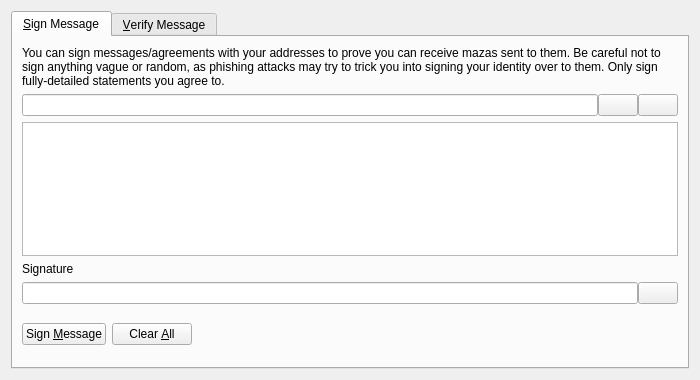
<?xml version="1.0" encoding="UTF-8"?>
<ui version="4.0">
 <class>SignVerifyMessageDialog</class>
 <widget class="QDialog" name="SignVerifyMessageDialog">
  <property name="geometry">
   <rect>
    <x>0</x>
    <y>0</y>
    <width>700</width>
    <height>380</height>
   </rect>
  </property>
  <property name="windowTitle">
   <string>Signatures - Sign / Verify a Message</string>
  </property>
  <property name="modal">
   <bool>true</bool>
  </property>
  <layout class="QVBoxLayout" name="verticalLayout">
   <item>
    <widget class="QTabWidget" name="tabWidget">
     <property name="currentIndex">
      <number>0</number>
     </property>
     <widget class="QWidget" name="tabSignMessage">
      <attribute name="title">
       <string>&amp;Sign Message</string>
      </attribute>
      <layout class="QVBoxLayout" name="verticalLayout_SM">
       <item>
        <widget class="QLabel" name="infoLabel_SM">
         <property name="text">
          <string>You can sign messages/agreements with your addresses to prove you can receive mazas sent to them. Be careful not to sign anything vague or random, as phishing attacks may try to trick you into signing your identity over to them. Only sign fully-detailed statements you agree to.</string>
         </property>
         <property name="textFormat">
          <enum>Qt::PlainText</enum>
         </property>
         <property name="wordWrap">
          <bool>true</bool>
         </property>
        </widget>
       </item>
       <item>
        <layout class="QHBoxLayout" name="horizontalLayout_1_SM">
         <property name="spacing">
          <number>0</number>
         </property>
         <item>
          <widget class="QValidatedLineEdit" name="addressIn_SM">
           <property name="toolTip">
            <string>The Bitcoin address to sign the message with</string>
           </property>
          </widget>
         </item>
         <item>
          <widget class="QPushButton" name="addressBookButton_SM">
           <property name="toolTip">
            <string>Choose previously used address</string>
           </property>
           <property name="text">
            <string/>
           </property>
           <property name="icon">
            <iconset resource="../maza.qrc">
             <normaloff>:/icons/address-book</normaloff>:/icons/address-book</iconset>
           </property>
           <property name="shortcut">
            <string>Alt+A</string>
           </property>
           <property name="autoDefault">
            <bool>false</bool>
           </property>
          </widget>
         </item>
         <item>
          <widget class="QPushButton" name="pasteButton_SM">
           <property name="toolTip">
            <string>Paste address from clipboard</string>
           </property>
           <property name="text">
            <string/>
           </property>
           <property name="icon">
            <iconset resource="../maza.qrc">
             <normaloff>:/icons/editpaste</normaloff>:/icons/editpaste</iconset>
           </property>
           <property name="shortcut">
            <string>Alt+P</string>
           </property>
           <property name="autoDefault">
            <bool>false</bool>
           </property>
          </widget>
         </item>
        </layout>
       </item>
       <item>
        <widget class="QPlainTextEdit" name="messageIn_SM">
         <property name="toolTip">
          <string>Enter the message you want to sign here</string>
         </property>
        </widget>
       </item>
       <item>
        <widget class="QLabel" name="signatureLabel_SM">
         <property name="text">
          <string>Signature</string>
         </property>
         <property name="textFormat">
          <enum>Qt::PlainText</enum>
         </property>
        </widget>
       </item>
       <item>
        <layout class="QHBoxLayout" name="horizontalLayout_2_SM">
         <property name="spacing">
          <number>0</number>
         </property>
         <item>
          <widget class="QLineEdit" name="signatureOut_SM">
           <property name="font">
            <font>
             <italic>true</italic>
            </font>
           </property>
           <property name="readOnly">
            <bool>true</bool>
           </property>
          </widget>
         </item>
         <item>
          <widget class="QPushButton" name="copySignatureButton_SM">
           <property name="toolTip">
            <string>Copy the current signature to the system clipboard</string>
           </property>
           <property name="text">
            <string/>
           </property>
           <property name="icon">
            <iconset resource="../maza.qrc">
             <normaloff>:/icons/editcopy</normaloff>:/icons/editcopy</iconset>
           </property>
           <property name="autoDefault">
            <bool>false</bool>
           </property>
          </widget>
         </item>
        </layout>
       </item>
       <item>
        <layout class="QHBoxLayout" name="horizontalLayout_3_SM">
         <item>
          <widget class="QPushButton" name="signMessageButton_SM">
           <property name="toolTip">
            <string>Sign the message to prove you own this Bitcoin address</string>
           </property>
           <property name="text">
            <string>Sign &amp;Message</string>
           </property>
           <property name="icon">
            <iconset resource="../maza.qrc">
             <normaloff>:/icons/edit</normaloff>:/icons/edit</iconset>
           </property>
           <property name="autoDefault">
            <bool>false</bool>
           </property>
          </widget>
         </item>
         <item>
          <widget class="QPushButton" name="clearButton_SM">
           <property name="toolTip">
            <string>Reset all sign message fields</string>
           </property>
           <property name="text">
            <string>Clear &amp;All</string>
           </property>
           <property name="icon">
            <iconset resource="../maza.qrc">
             <normaloff>:/icons/remove</normaloff>:/icons/remove</iconset>
           </property>
           <property name="autoDefault">
            <bool>false</bool>
           </property>
          </widget>
         </item>
         <item>
          <spacer name="horizontalSpacer_1_SM">
           <property name="orientation">
            <enum>Qt::Horizontal</enum>
           </property>
           <property name="sizeHint" stdset="0">
            <size>
             <width>40</width>
             <height>48</height>
            </size>
           </property>
          </spacer>
         </item>
         <item>
          <widget class="QLabel" name="statusLabel_SM">
           <property name="font">
            <font>
             <weight>75</weight>
             <bold>true</bold>
            </font>
           </property>
           <property name="text">
            <string/>
           </property>
           <property name="wordWrap">
            <bool>true</bool>
           </property>
          </widget>
         </item>
         <item>
          <spacer name="horizontalSpacer_2_SM">
           <property name="orientation">
            <enum>Qt::Horizontal</enum>
           </property>
           <property name="sizeHint" stdset="0">
            <size>
             <width>40</width>
             <height>48</height>
            </size>
           </property>
          </spacer>
         </item>
        </layout>
       </item>
      </layout>
     </widget>
     <widget class="QWidget" name="tabVerifyMessage">
      <attribute name="title">
       <string>&amp;Verify Message</string>
      </attribute>
      <layout class="QVBoxLayout" name="verticalLayout_VM">
       <item>
        <widget class="QLabel" name="infoLabel_VM">
         <property name="text">
          <string>Enter the receiver's address, message (ensure you copy line breaks, spaces, tabs, etc. exactly) and signature below to verify the message. Be careful not to read more into the signature than what is in the signed message itself, to avoid being tricked by a man-in-the-middle attack. Note that this only proves the signing party receives with the address, it cannot prove sendership of any transaction!</string>
         </property>
         <property name="textFormat">
          <enum>Qt::PlainText</enum>
         </property>
         <property name="alignment">
          <set>Qt::AlignLeading|Qt::AlignLeft|Qt::AlignTop</set>
         </property>
         <property name="wordWrap">
          <bool>true</bool>
         </property>
        </widget>
       </item>
       <item>
        <layout class="QHBoxLayout" name="horizontalLayout_1_VM">
         <property name="spacing">
          <number>0</number>
         </property>
         <item>
          <widget class="QValidatedLineEdit" name="addressIn_VM">
           <property name="toolTip">
            <string>The Bitcoin address the message was signed with</string>
           </property>
          </widget>
         </item>
         <item>
          <widget class="QPushButton" name="addressBookButton_VM">
           <property name="toolTip">
            <string>Choose previously used address</string>
           </property>
           <property name="text">
            <string/>
           </property>
           <property name="icon">
            <iconset resource="../maza.qrc">
             <normaloff>:/icons/address-book</normaloff>:/icons/address-book</iconset>
           </property>
           <property name="shortcut">
            <string>Alt+A</string>
           </property>
           <property name="autoDefault">
            <bool>false</bool>
           </property>
          </widget>
         </item>
        </layout>
       </item>
       <item>
        <widget class="QPlainTextEdit" name="messageIn_VM"/>
       </item>
       <item>
        <widget class="QValidatedLineEdit" name="signatureIn_VM"/>
       </item>
       <item>
        <layout class="QHBoxLayout" name="horizontalLayout_2_VM">
         <item>
          <widget class="QPushButton" name="verifyMessageButton_VM">
           <property name="toolTip">
            <string>Verify the message to ensure it was signed with the specified Bitcoin address</string>
           </property>
           <property name="text">
            <string>Verify &amp;Message</string>
           </property>
           <property name="icon">
            <iconset resource="../maza.qrc">
             <normaloff>:/icons/transaction_0</normaloff>:/icons/transaction_0</iconset>
           </property>
           <property name="autoDefault">
            <bool>false</bool>
           </property>
          </widget>
         </item>
         <item>
          <widget class="QPushButton" name="clearButton_VM">
           <property name="toolTip">
            <string>Reset all verify message fields</string>
           </property>
           <property name="text">
            <string>Clear &amp;All</string>
           </property>
           <property name="icon">
            <iconset resource="../maza.qrc">
             <normaloff>:/icons/remove</normaloff>:/icons/remove</iconset>
           </property>
           <property name="autoDefault">
            <bool>false</bool>
           </property>
          </widget>
         </item>
         <item>
          <spacer name="horizontalSpacer_1_VM">
           <property name="orientation">
            <enum>Qt::Horizontal</enum>
           </property>
           <property name="sizeHint" stdset="0">
            <size>
             <width>40</width>
             <height>48</height>
            </size>
           </property>
          </spacer>
         </item>
         <item>
          <widget class="QLabel" name="statusLabel_VM">
           <property name="font">
            <font>
             <weight>75</weight>
             <bold>true</bold>
            </font>
           </property>
           <property name="text">
            <string/>
           </property>
           <property name="wordWrap">
            <bool>true</bool>
           </property>
          </widget>
         </item>
         <item>
          <spacer name="horizontalSpacer_2_VM">
           <property name="orientation">
            <enum>Qt::Horizontal</enum>
           </property>
           <property name="sizeHint" stdset="0">
            <size>
             <width>40</width>
             <height>48</height>
            </size>
           </property>
          </spacer>
         </item>
        </layout>
       </item>
      </layout>
     </widget>
    </widget>
   </item>
  </layout>
 </widget>
 <customwidgets>
  <customwidget>
   <class>QValidatedLineEdit</class>
   <extends>QLineEdit</extends>
   <header>qvalidatedlineedit.h</header>
  </customwidget>
 </customwidgets>
 <resources>
  <include location="../maza.qrc"/>
 </resources>
 <connections/>
</ui>
